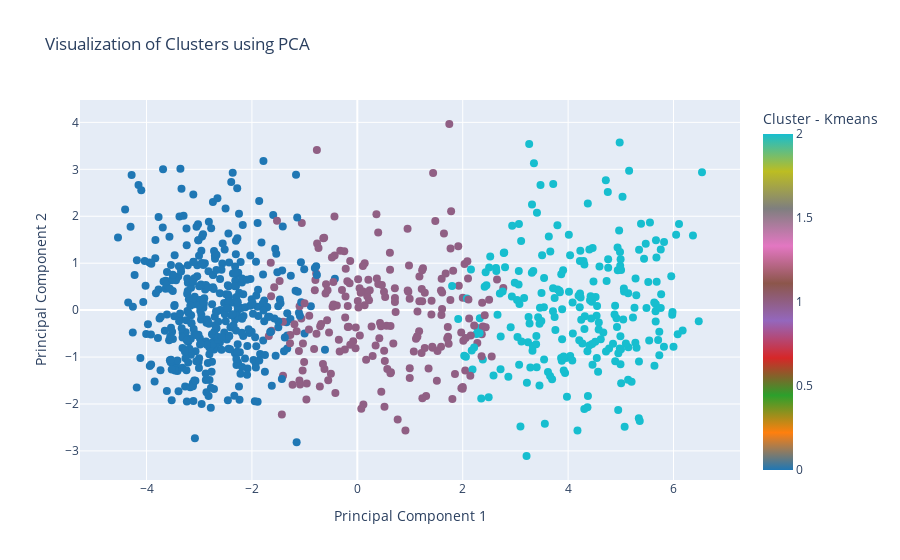

Write notebook code for a chart like this one.
### Code cell
clusters_KMeans = Data_Players_GK_1['Cluster - Kmeans']
players_KMeans = Data_Players_GK_1['Player']
years_KMeans = Data_Players_GK_1['Season_End_Year']
teams_KMeans = Data_Players_GK_1['Squad']

# Escalar los datos
scaler = StandardScaler()
X_1_scaled = scaler.fit_transform(X_1)

# Aplicar PCA
pca = PCA(n_components=2)
principal_components = pca.fit_transform(X_1_scaled)

# Crear un DataFrame con los componentes principales
pca_df = pd.DataFrame(data=principal_components, columns=['Principal Component 1', 'Principal Component 2'])
pca_df['Cluster - Kmeans'] = clusters_KMeans
pca_df['Player'] = players_KMeans
pca_df['Season_End_Year'] = years_KMeans
pca_df['Team'] = teams_KMeans

# Visualizar los clusters
fig = px.scatter(
    pca_df,
    x='Principal Component 1',
    y='Principal Component 2',
    color='Cluster - Kmeans',
    color_continuous_scale=px.colors.qualitative.D3,  # Usa una paleta que pueda distinguir bien entre 15 clusters
    hover_data=['Player', 'Season_End_Year', 'Team'],  # Datos que aparecerán en el tooltip
    title='Visualization of Clusters using PCA'
)

fig.update_traces(marker=dict(size=8))  # Ajusta el tamaño de los puntos
fig.update_layout(legend=dict(title='Cluster - Kmeans', orientation="h", y=1.1, xanchor="center", x=0.5))  # Mejorar posición de la leyenda
fig.show()

### Figure 1 — Plotly figure (JSON) as saved in the notebook; plotly's stock layout.template omitted (floating-point values rounded to 4 significant figures; data arrays with more than 128 entries replaced by an {"elided": "..."} marker saying what was removed)
{"data": [{"customdata": {"elided": "840x3 mixed values"}, "hovertemplate": "Principal Component 1=%{x}<br>Principal Component 2=%{y}<br>Player=%{customdata[0]}<br>Season_End_Year=%{customdata[1]}<br>Team=%{customdata[2]}<br>Cluster - Kmeans=%{marker.color}<extra></extra>", "legendgroup": "", "marker": {"color": {"elided": "840 int values"}, "coloraxis": "coloraxis", "size": 8, "symbol": "circle"}, "mode": "markers", "name": "", "orientation": "v", "showlegend": false, "type": "scatter", "x": {"elided": "840 float values"}, "xaxis": "x", "y": {"elided": "840 float values"}, "yaxis": "y"}], "layout": {"coloraxis": {"colorbar": {"title": {"text": "Cluster - Kmeans"}}, "colorscale": [[0, "#1F77B4"], [0.1111, "#FF7F0E"], [0.2222, "#2CA02C"], [0.3333, "#D62728"], [0.4444, "#9467BD"], [0.5556, "#8C564B"], [0.6667, "#E377C2"], [0.7778, "#7F7F7F"], [0.8889, "#BCBD22"], [1, "#17BECF"]]}, "legend": {"orientation": "h", "title": {"text": "Cluster - Kmeans"}, "tracegroupgap": 0, "x": 0.5, "xanchor": "center", "y": 1.1}, "title": {"text": "Visualization of Clusters using PCA"}, "xaxis": {"anchor": "y", "domain": [0, 1], "title": {"text": "Principal Component 1"}}, "yaxis": {"anchor": "x", "domain": [0, 1], "title": {"text": "Principal Component 2"}}}}
